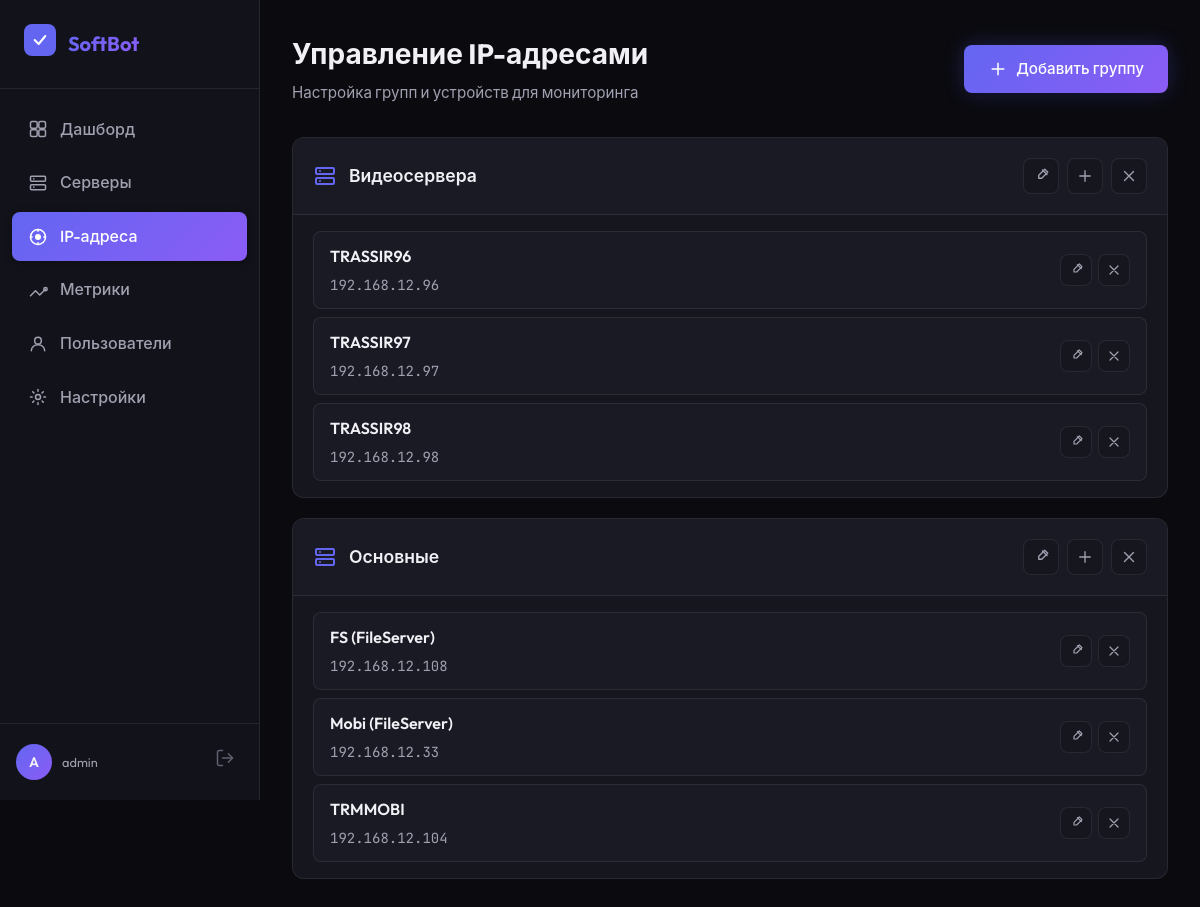
Screenshot of /ip-addresses (signed in) with the database file from the repository.
### tables this page shows
CREATE TABLE servers (
                    id INTEGER PRIMARY KEY AUTOINCREMENT,
                    name TEXT NOT NULL,
                    ip TEXT NOT NULL,
                    server_group TEXT NOT NULL,
                    first_seen TIMESTAMP DEFAULT CURRENT_TIMESTAMP,
                    last_seen TIMESTAMP DEFAULT CURRENT_TIMESTAMP,
                    UNIQUE(name, server_group)
                );

### modules/web_admin.py (the view)
@app.route('/ip-addresses')
@login_required
def ip_addresses():
    groups = load_ip_groups()
    return render_template('ip_addresses.html',
                          user_email=session['user_email'],
                          groups=groups)

### modules/handlers/ip_manager.py (called while the page is built)
def load_ip_groups() -> List[Dict]:
    try:
        db = get_db()
        groups = db.get_all_servers_list()
        logger.debug(f"Loaded {len(groups)} IP groups from database")
        return groups
    except Exception as e:
        logger.error(f"Error loading IP groups from database: {e}")
        return []

### modules/handlers/monitor_db.py (called while the page is built)
def get_db() -> MonitorDatabase:
    global _db
    if _db is None:
        _db = MonitorDatabase()
    return _db

    def _get_connection(self) -> sqlite3.Connection:
        conn = sqlite3.connect(str(self.db_path))
        conn.row_factory = sqlite3.Row
        return conn

    def get_all_servers_grouped(self) -> Dict[str, List[Dict]]:
        with self._get_connection() as conn:
            cursor = conn.cursor()
            cursor.execute("""
                SELECT name, ip, server_group
                FROM servers
                ORDER BY server_group, name
            """)
            groups = {}
            for row in cursor.fetchall():
                group_name = row['server_group']
                if group_name not in groups:
                    groups[group_name] = []
                groups[group_name].append({
                    'name': row['name'],
                    'ip': row['ip']
                })
            return groups

    def get_all_servers_list(self) -> List[Dict]:
        groups_dict = self.get_all_servers_grouped()
        return [
            {
                'name': group_name,
                'devices': devices
            }
            for group_name, devices in groups_dict.items()
        ]

### modules/web_admin.py (called while the page is built)
def login_required(f):
    @wraps(f)
    def decorated_function(*args, **kwargs):
        if 'user_email' not in session:
            return redirect(url_for('login'))
        session.permanent = True
        return f(*args, **kwargs)
    return decorated_function

### templates/ip_addresses.html (shortened to what this page needs)
{% extends 'base.html' %}
{% block body_class %}dashboard-page{% endblock %}
{% block content %}
<div class="app-layout">
    <aside class="sidebar">
        <div class="sidebar-header">
            <div class="logo-small">
            </div>
            <span class="logo-text">SoftBot</span>
        </div>
        <nav class="sidebar-nav">
            <a href="{{ url_for('dashboard') }}" class="nav-item">
                Дашборд
            </a>
            <a href="{{ url_for('servers') }}" class="nav-item">
                Серверы
            </a>
            <a href="{{ url_for('ip_addresses') }}" class="nav-item active">
                <svg width="20" height="20" viewBox="0 0 20 20" fill="none">
                    <circle cx="10" cy="10" r="7.5" stroke="currentColor" stroke-width="1.5"/>
                    <circle cx="10" cy="10" r="3" fill="currentColor"/>
                    <path d="M10 2.5V4.17M10 15.83V17.5M17.5 10H15.83M4.17 10H2.5" stroke="currentColor" stroke-width="1.5" stroke-linecap="round"/>
                </svg>
                IP-адреса
            </a>
            <a href="{{ url_for('metrics') }}" class="nav-item">
                <svg width="20" height="20" viewBox="0 0 20 20" fill="none">
                    <path d="M2.5 15.83L7.5 10.83L11.67 15L17.5 9.17" stroke="currentColor" stroke-width="1.5" stroke-linecap="round" stroke-linejoin="round"/>
                    <circle cx="17.5" cy="9.17" r="1.67" stroke="currentColor" stroke-width="1.5"/>
                </svg>
                Метрики
            </a>
            <a href="{{ url_for('users') }}" class="nav-item">
                <svg width="20" height="20" viewBox="0 0 20 20" fill="none">
                    <circle cx="10" cy="6.67" r="3.33" stroke="currentColor" stroke-width="1.5"/>
                    <path d="M3.33 16.67C3.33 13.33 6.11 10.83 10 10.83C13.89 10.83 16.67 13.33 16.67 16.67" stroke="currentColor" stroke-width="1.5" stroke-linecap="round"/>
                </svg>
                Пользователи
            </a>
            <a href="{{ url_for('settings') }}" class="nav-item">
                Настройки
            </a>
        </nav>
        <div class="sidebar-footer">
            <div class="user-info">
                <div class="user-avatar">{{ user_email[0].upper() }}</div>
                <div class="user-details">
                    <span class="user-email">{{ user_email }}</span>
                </div>
            </div>
            <a href="{{ url_for('logout') }}" class="logout-btn" title="Выйти">
            </a>
        </div>
    </aside>
    <main class="main-content">
        <header class="page-header">
            <div class="header-title">
                <h1>Управление IP-адресами</h1>
                <p>Настройка групп и устройств для мониторинга</p>
            </div>
            <div class="header-actions">
                <button onclick="showAddGroupModal()" class="btn btn-primary">
                    <svg width="20" height="20" viewBox="0 0 20 20" fill="none">
                        <path d="M10 4.17V15.83M4.17 10H15.83" stroke="currentColor" stroke-width="1.5" stroke-linecap="round"/>
                    </svg>
                    Добавить группу
                </button>
            </div>
        </header>
        <div id="groups-container">
            {% if groups %}
                {% for group in groups %}
                <div class="ip-group-card" data-group-name="{{ group.name }}">
                    <div class="ip-group-header">
                        <div class="ip-group-title">
                            <h2 class="group-name-display">{{ group.name }}</h2>
                        </div>
                        <div class="ip-group-actions">
                            <button onclick="editGroupName('{{ group.name }}')" class="btn-icon" title="Редактировать">
                                <svg width="18" height="18" viewBox="0 0 20 20" fill="none">
                                    <path d="M11.67 3.33L16.67 8.33M14.17 2.5L17.5 5.83L10.83 12.5H7.5V9.17L14.17 2.5Z" stroke="currentColor" stroke-width="1.5" stroke-linecap="round" stroke-linejoin="round"/>
                                </svg>
                            </button>
                            <button onclick="showAddDeviceModal('{{ group.name }}')" class="btn-icon" title="Добавить устройство">
                                <svg width="18" height="18" viewBox="0 0 20 20" fill="none">
                                    <path d="M10 4.17V15.83M4.17 10H15.83" stroke="currentColor" stroke-width="1.5" stroke-linecap="round"/>
                                </svg>
                            </button>
                            <button onclick="deleteGroup('{{ group.name }}')" class="btn-icon btn-icon-danger" title="Удалить группу">
                                <svg width="18" height="18" viewBox="0 0 20 20" fill="none">
                                    <path d="M5 5L15 15M15 5L5 15" stroke="currentColor" stroke-width="1.5" stroke-linecap="round"/>
                                </svg>
                            </button>
                        </div>
                    </div>
                    <div class="ip-devices-list">
                        {% if group.devices %}
                            {% for device in group.devices %}
                            <div class="ip-device-item" data-device-name="{{ device.name }}">
                                <div class="device-info">
                                    <div class="device-name">{{ device.name }}</div>
                                    <div class="device-ip">{{ device.ip }}</div>
                                </div>
                                <div class="device-actions">
                                    <button onclick="editDevice('{{ group.name }}', '{{ device.name }}', '{{ device.ip }}')" class="btn-icon" title="Редактировать">
                                        <svg width="16" height="16" viewBox="0 0 20 20" fill="none">
                                            <path d="M11.67 3.33L16.67 8.33M14.17 2.5L17.5 5.83L10.83 12.5H7.5V9.17L14.17 2.5Z" stroke="currentColor" stroke-width="1.5" stroke-linecap="round" stroke-linejoin="round"/>
                                        </svg>
                                    </button>
                                    <button onclick="deleteDevice('{{ group.name }}', '{{ device.name }}')" class="btn-icon btn-icon-danger" title="Удалить">
                                        <svg width="16" height="16" viewBox="0 0 20 20" fill="none">
                                            <path d="M5 5L15 15M15 5L5 15" stroke="currentColor" stroke-width="1.5" stroke-linecap="round"/>
                                        </svg>
                                    </button>
                                </div>
                            </div>
                            {% endfor %}
                        {% endif %}
                    </div>
                </div>
                {% endfor %}
            {% endif %}
        </div>
    </main>
</div>
{% endblock %}

### rows the page displays
servers: name "Видеосервера", name "TRASSIR96", ip "192.168.12.96"
servers: name "TRASSIR97", ip "192.168.12.97"
servers: name "TRASSIR98", ip "192.168.12.98"
servers: name "Основные", name "FS (FileServer)", ip "192.168.12.108"
servers: name "Mobi (FileServer)", ip "192.168.12.33"
servers: name "TRMMOBI", ip "192.168.12.104"

### other values shown
{{ user_email[0].upper() }} "A"
{{ user_email }} "admin"
